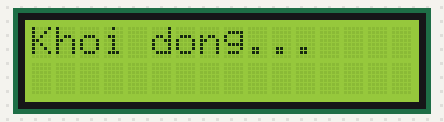
Recording of a sketch running on a simulated ESP32. On the bench: 16×2 character LCD. WiFi joins after 1.5 s; servers stay silent unless stated; the local clock reads 2024-03-15 10:24:30 at power-on unless the sketch sets it; storage starts empty; random numbers use the default seed unless the sketch sets one; what the sketch prints to the serial monitor is not drawn.

Above: at 1.1 s.
At 2.7 s:
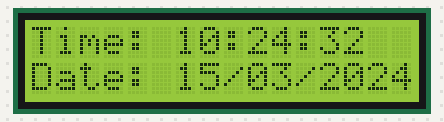
At 11.0 s:
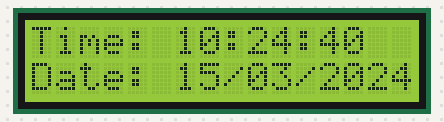
At 20.2 s:
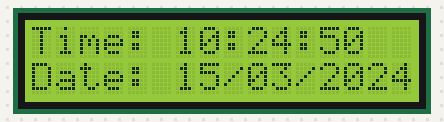
At 29.5 s:
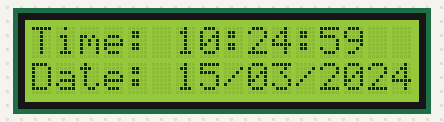
At 38.8 s:
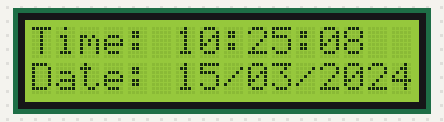

Measured:
- what the display in image 0 shows lasts 1.5 s, from 1.1 s to 2.6 s
- what the display in image 1 shows lasts 1.1 s, from 2.6 s to 3.7 s

The sketch:

code.ino
```cpp
#include <Wire.h>
#include <LiquidCrystal_I2C.h>
#include <RTClib.h>
#include <WiFi.h>
#include <FirebaseESP32.h>
#include <addons/TokenHelper.h>
#include <addons/RTDBHelper.h>
#include <SPI.h>
#include <SD.h>
#include "time.h"

// LCD I2C 16x2
LiquidCrystal_I2C lcd(0x27, 16, 2);

// RTC
RTC_DS3231 rtc;
bool rtcOk = true;

// SD card
File myFile;
const int SD_CS = 5;
bool sdOK = false;

// WiFi & Firebase
#define WIFI_SSID ""
#define WIFI_PASSWORD ""
#define API_KEY "AIzaSyDnf-WMvqFhibhCYCIAqFRFtb_a5LqxLBg"
#define DATABASE_URL "https://fir-demo-esp32-ec28b-default-rtdb.firebaseio.com/"
#define USER_EMAIL ""
#define USER_PASSWORD ""

FirebaseData fbdo;
FirebaseAuth auth;
FirebaseConfig config;

// Biến thời gian ghi Firebase & SD
unsigned long lastSend = 0;

// Biến cảm biến mô phỏng
float temp1 = 0, sal1 = 0; // Sensor1 - cửa sông
float temp2 = 0, sal2 = 0; // Sensor2 - ao nuôi

// Task handle
TaskHandle_t rtcDisplayTaskHandle;

// Ghi SD
void WriteFile(const char * path, const char * message) {
  if (!sdOK) return;
  myFile = SD.open(path, FILE_APPEND);
  if (myFile) {
    myFile.println(message);
    myFile.close();
    Serial.println("Đã ghi vào SD: " + String(message));
  } else {
    Serial.println("Không ghi được vào SD.");
  }
}

// Task hiển thị thời gian RTC lên LCD mỗi giây
void displayTimeTask(void *parameter) {
  while (true) {
    DateTime now = rtcOk ? rtc.now() : DateTime(2000, 1, 1, 0, 0, 0);

    char timeStr[17];
    sprintf(timeStr, "Time: %02d:%02d:%02d", now.hour(), now.minute(), now.second());

    char dateStr[17];
    sprintf(dateStr, "Date: %02d/%02d/%04d", now.day(), now.month(), now.year());

    lcd.clear();
    lcd.setCursor(0, 0);
    lcd.print(timeStr);
    lcd.setCursor(0, 1);
    lcd.print(dateStr);

    vTaskDelay(1000 / portTICK_PERIOD_MS); // delay 1 giây
  }
}

void setup() {
  Serial.begin(115200);
  delay(1000);

  // LCD
  lcd.init();
  lcd.backlight();
  lcd.setCursor(0, 0);
  lcd.print("Khoi dong...");

  // RTC
  if (!rtc.begin()) {
    rtcOk = false;
  } else if (rtc.lostPower()) {
    rtc.adjust(DateTime(2025, 7, 12, 9, 26, 30));
  }

  // WiFi
  WiFi.begin(WIFI_SSID, WIFI_PASSWORD);
  unsigned long wifiTimeout = millis();
  while (WiFi.status() != WL_CONNECTED && millis() - wifiTimeout < 10000) {
    delay(500);
    Serial.print(".");
  }
  bool wifiOK = (WiFi.status() == WL_CONNECTED);
  Serial.println(wifiOK ? "\nWiFi da ket noi" : "\nKhong ket noi WiFi");

  // NTP
  configTime(7 * 3600, 0, "pool.ntp.org");

  // Firebase
  if (wifiOK) {
    config.api_key = API_KEY;
    config.database_url = DATABASE_URL;
    auth.user.email = USER_EMAIL;
    auth.user.password = USER_PASSWORD;
    Firebase.begin(&config, &auth);
    Firebase.reconnectNetwork(true);
  }

  // SD Card
  if (SD.begin(SD_CS)) {
    sdOK = true;
    WriteFile("/data.txt", "RTC_Time, Sal1(ppt), Temp1(C), Sal2(ppt), Temp2(C)");
    Serial.println("SD card da san sang.");
  } else {
    Serial.println("Khong the khoi tao the nho SD.");
  }

  // Tạo task hiển thị thời gian
  xTaskCreatePinnedToCore(
    displayTimeTask,       // function
    "RTC Display Task",    // tên task
    2048,                  // stack size
    NULL,                  // param
    1,                     // priority
    &rtcDisplayTaskHandle, // handle
    1                      // core 1
  );

  Serial.println("Setup hoan tat.");
}

void loop() {
  if (millis() - lastSend >= 60000 || lastSend == 0) {
    lastSend = millis();

    // Dữ liệu mô phỏng sensor1 (cửa sông)
    temp1 = random(250, 350) / 10.0;
    sal1 = random(150, 350) / 10.0;

    // Dữ liệu mô phỏng sensor2 (ao nuôi)
    temp2 = random(250, 350) / 10.0;
    sal2 = random(150, 350) / 10.0;

    // Thời gian RTC để ghi SD
    DateTime nowRTC = rtcOk ? rtc.now() : DateTime(2000, 1, 1, 0, 0, 0);
    char rtcFormatted[25];
    sprintf(rtcFormatted, "%04d-%02d-%02d %02d:%02d:%02d",
            nowRTC.year(), nowRTC.month(), nowRTC.day(),
            nowRTC.hour(), nowRTC.minute(), nowRTC.second());

    // Thời gian epoch để gửi Firebase
    time_t nowEpoch;
    time(&nowEpoch);
    String timestampStr = String(nowEpoch);

    if (WiFi.status() == WL_CONNECTED && Firebase.ready()) {
      // Sensor 1 - cửa sông
      String path1 = "/He_thong_canh_bao/sensors/sensor1/history/" + timestampStr;
      Firebase.setFloat(fbdo, path1 + "/temperature", temp1);
      Firebase.setFloat(fbdo, path1 + "/salinity", sal1);
      Firebase.setString(fbdo, path1 + "/formatted_time", rtcFormatted);

      // Sensor 2 - ao nuôi
      String path2 = "/He_thong_canh_bao/sensors/sensor2/history/" + timestampStr;
      Firebase.setFloat(fbdo, path2 + "/temperature", temp2);
      Firebase.setFloat(fbdo, path2 + "/salinity", sal2);
      Firebase.setString(fbdo, path2 + "/formatted_time", rtcFormatted);

      Serial.println("Đã gửi dữ liệu sensor1 & sensor2 lên Firebase.");
    } else {
      Serial.println("Không gửi được Firebase (mất WiFi).");
    }

    // Ghi dữ liệu vào SD
    String line = String(rtcFormatted) + ", " +
                  String(sal1, 2) + ", " + String(temp1, 1) + ", " +
                  String(sal2, 2) + ", " + String(temp2, 1);
    WriteFile("/data.txt", line.c_str());
  }

  delay(10); // giữ loop nhẹ
}
```
